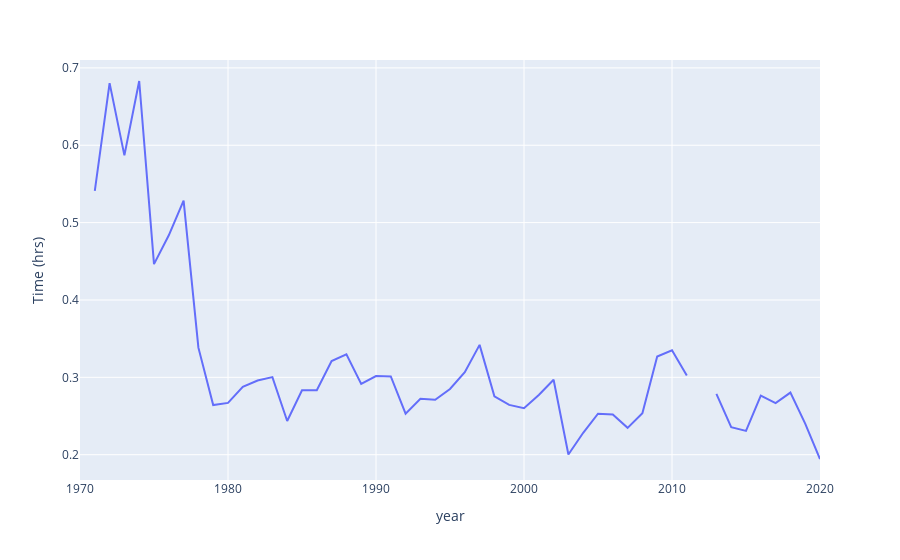

Notebook source saved alongside this figure:
### Code cell
plot3 = px.line(nyc_df_mf, x = 'year', y = 'time_differences')
plot3.update_yaxes(title_text='Time (hrs)')

### Figure 1 — Plotly figure (JSON) as saved in the notebook; plotly's stock layout.template omitted (floating-point values rounded to 4 significant figures)
{"data": [{"hovertemplate": "year=%{x}<br>time_differences=%{y}<extra></extra>", "legendgroup": "", "line": {"color": "#636efa", "dash": "solid"}, "marker": {"symbol": "circle"}, "mode": "lines", "name": "", "orientation": "v", "showlegend": false, "type": "scatter", "x": [1970, 1971, 1972, 1973, 1974, 1975, 1976, 1977, 1978, 1979, 1980, 1981, 1982, 1983, 1984, 1985, 1986, 1987, 1988, 1989, 1990, 1991, 1992, 1993, 1994, 1995, 1996, 1997, 1998, 1999, 2000, 2001, 2002, 2003, 2004, 2005, 2006, 2007, 2008, 2009, 2010, 2011, 2012, 2013, 2014, 2015, 2016, 2017, 2018, 2019, 2020], "xaxis": "x", "y": [null, 0.5411, 0.6803, 0.5869, 0.6831, 0.4464, 0.4836, 0.5283, 0.3383, 0.2642, 0.2669, 0.2878, 0.2958, 0.3003, 0.2436, 0.2833, 0.2833, 0.3211, 0.3297, 0.2914, 0.3017, 0.3011, 0.2531, 0.2722, 0.2711, 0.285, 0.3067, 0.3419, 0.2756, 0.2644, 0.26, 0.2772, 0.2969, 0.2003, 0.2283, 0.2531, 0.2519, 0.2347, 0.2536, 0.3269, 0.335, 0.3025, null, 0.2786, 0.2356, 0.2308, 0.2764, 0.2667, 0.2803, 0.2403, 0.1944], "yaxis": "y"}], "layout": {"autosize": true, "legend": {"tracegroupgap": 0}, "margin": {"t": 60}, "xaxis": {"anchor": "y", "autorange": true, "domain": [0, 1], "range": [1970, 2020], "title": {"text": "year"}, "type": "linear"}, "yaxis": {"anchor": "x", "autorange": true, "domain": [0, 1], "range": [0.1673, 0.7102], "title": {"text": "Time (hrs)"}, "type": "linear"}}}
